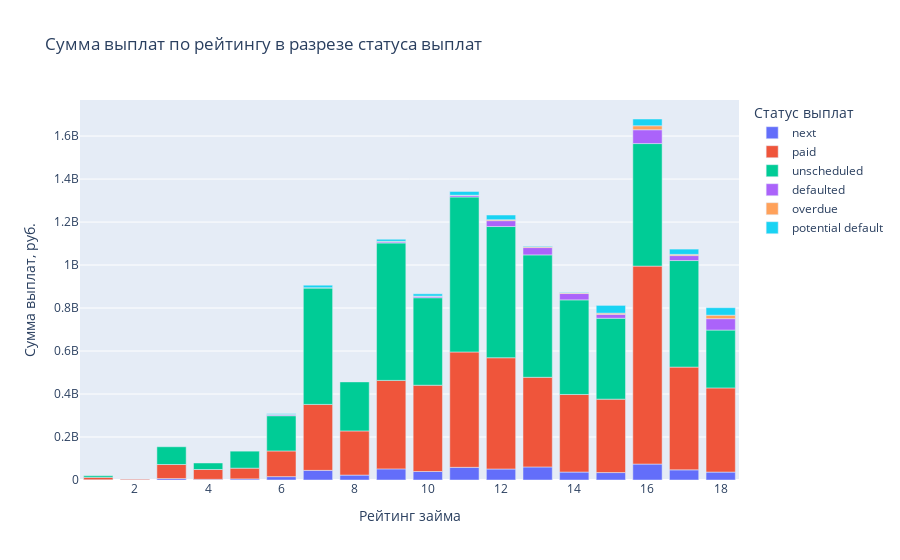

Here is the notebook cell this chart was saved with:
### Markdown cell above
### 1.2 - сумма выплат (amount) по рейтингу (loan_rating_int) в разрезе статуса выплат (status)

### Code cell
# Группировка данных по рейтингу, статусу выплат и сумме выплат
loan_amount = df.groupby(['loan_rating_int', 'status'])['amount'].sum().reset_index()
loan_amount = loan_amount.sort_values(by=['loan_rating_int', 'status'])

# Построение графика
fig = px.bar(loan_amount, 
             x='loan_rating_int', 
             y='amount', 
             color='status', 
             title='Сумма выплат по рейтингу в разрезе статуса выплат',
             labels={'loan_rating_int': 'Рейтинг займа', 'amount': 'Сумма выплат', 'status': 'Статус выплат'})
fig.update_xaxes(title='Рейтинг займа')
fig.update_yaxes(title='Сумма выплат, руб.')
fig.show()

### Figure 1 — Plotly figure (JSON) as saved in the notebook; plotly's stock layout.template omitted (floating-point values rounded to 4 significant figures)
{"data": [{"alignmentgroup": "True", "hovertemplate": "Статус выплат=next<br>Рейтинг займа=%{x}<br>Сумма выплат=%{y}<extra></extra>", "legendgroup": "next", "marker": {"color": "#636efa", "pattern": {"shape": ""}}, "name": "next", "offsetgroup": "next", "orientation": "v", "showlegend": true, "textposition": "auto", "type": "bar", "x": [1, 2, 3, 4, 5, 6, 7, 8, 9, 10, 11, 12, 13, 14, 15, 16, 17, 18], "xaxis": "x", "y": [1112000.0, 119524, 6727000.0, 3049000.0, 5188000.0, 15650000.0, 44790000.0, 22880000.0, 51720000.0, 39560000.0, 58960000.0, 51160000.0, 60770000.0, 37000000.0, 34570000.0, 74190000.0, 47160000.0, 36910000.0], "yaxis": "y"}, {"alignmentgroup": "True", "hovertemplate": "Статус выплат=paid<br>Рейтинг займа=%{x}<br>Сумма выплат=%{y}<extra></extra>", "legendgroup": "paid", "marker": {"color": "#EF553B", "pattern": {"shape": ""}}, "name": "paid", "offsetgroup": "paid", "orientation": "v", "showlegend": true, "textposition": "auto", "type": "bar", "x": [1, 2, 3, 4, 5, 6, 7, 8, 9, 10, 11, 12, 13, 14, 15, 16, 17, 18], "xaxis": "x", "y": [11300000.0, 3162000.0, 65410000.0, 45830000.0, 49910000.0, 119500000.0, 306800000.0, 205400000.0, 411600000.0, 401400000.0, 536600000.0, 517600000.0, 417000000.0, 360900000.0, 341600000.0, 920800000.0, 478100000.0, 391500000.0], "yaxis": "y"}, {"alignmentgroup": "True", "hovertemplate": "Статус выплат=unscheduled<br>Рейтинг займа=%{x}<br>Сумма выплат=%{y}<extra></extra>", "legendgroup": "unscheduled", "marker": {"color": "#00cc96", "pattern": {"shape": ""}}, "name": "unscheduled", "offsetgroup": "unscheduled", "orientation": "v", "showlegend": true, "textposition": "auto", "type": "bar", "x": [1, 3, 4, 5, 6, 7, 8, 9, 10, 11, 12, 13, 14, 15, 16, 17, 18], "xaxis": "x", "y": [7594000.0, 82540000.0, 30270000.0, 79130000.0, 163900000.0, 541700000.0, 228100000.0, 639500000.0, 407000000.0, 721100000.0, 610400000.0, 569400000.0, 440200000.0, 376300000.0, 570100000.0, 495700000.0, 269100000.0], "yaxis": "y"}, {"alignmentgroup": "True", "hovertemplate": "Статус выплат=defaulted<br>Рейтинг займа=%{x}<br>Сумма выплат=%{y}<extra></extra>", "legendgroup": "defaulted", "marker": {"color": "#ab63fa", "pattern": {"shape": ""}}, "name": "defaulted", "offsetgroup": "defaulted", "orientation": "v", "showlegend": true, "textposition": "auto", "type": "bar", "x": [6, 9, 10, 11, 12, 13, 14, 15, 16, 17, 18], "xaxis": "x", "y": [3772150, 4982244, 6706000.0, 6738014, 27360000.0, 34090000.0, 29410000.0, 18090000.0, 64350000.0, 23140000.0, 53030000.0], "yaxis": "y"}, {"alignmentgroup": "True", "hovertemplate": "Статус выплат=overdue<br>Рейтинг займа=%{x}<br>Сумма выплат=%{y}<extra></extra>", "legendgroup": "overdue", "marker": {"color": "#FFA15A", "pattern": {"shape": ""}}, "name": "overdue", "offsetgroup": "overdue", "orientation": "v", "showlegend": true, "textposition": "auto", "type": "bar", "x": [6, 7, 9, 10, 11, 12, 13, 14, 15, 16, 17, 18], "xaxis": "x", "y": [1965218, 970857, 2594799, 794300.0, 1431000.0, 4419000.0, 4097000.0, 3515000.0, 5623000.0, 18560000.0, 5608000.0, 16180000.0], "yaxis": "y"}, {"alignmentgroup": "True", "hovertemplate": "Статус выплат=potential default<br>Рейтинг займа=%{x}<br>Сумма выплат=%{y}<extra></extra>", "legendgroup": "potential default", "marker": {"color": "#19d3f3", "pattern": {"shape": ""}}, "name": "potential default", "offsetgroup": "potential default", "orientation": "v", "showlegend": true, "textposition": "auto", "type": "bar", "x": [6, 7, 9, 10, 11, 12, 13, 14, 15, 16, 17, 18], "xaxis": "x", "y": [3721787, 11910141, 9556445, 10760000.0, 17520000.0, 21740000.0, 3136000.0, 2517000.0, 36130000.0, 31410000.0, 24590000.0, 34930000.0], "yaxis": "y"}], "layout": {"barmode": "relative", "legend": {"title": {"text": "Статус выплат"}, "tracegroupgap": 0}, "title": {"text": "Сумма выплат по рейтингу в разрезе статуса выплат"}, "xaxis": {"anchor": "y", "domain": [0, 1], "title": {"text": "Рейтинг займа"}}, "yaxis": {"anchor": "x", "domain": [0, 1], "title": {"text": "Сумма выплат, руб."}}}}
